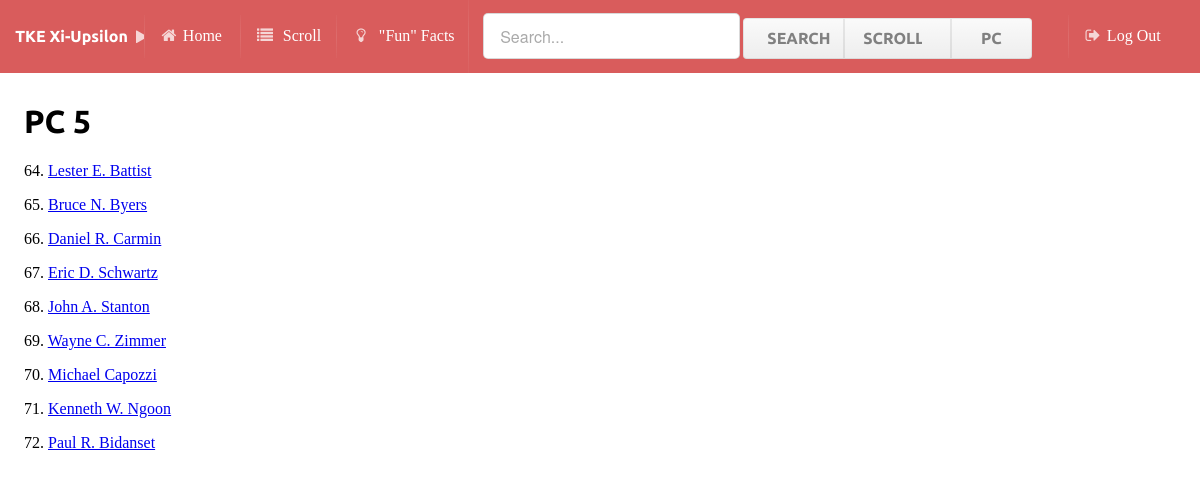
/PC/5/ (signed in), run on the app's committed database.
### brothers/models.py (models this page shows, shortened)
class Brother(models.Model):
	scroll = models.IntegerField()
	pc = models.IntegerField()
	fname = models.CharField(max_length=50)
	lname = models.CharField(max_length=50)
	name = models.CharField(max_length=50)
	nickname = models.CharField(max_length=50)
	big = models.CharField(max_length=50)
	bigS = models.IntegerField(max_length=50)

### brothers/views.py (the view)
# urls.py: url(r'^PC/(?P<pc>\d+)/$', views.PC),
@login_required(login_url="brothers.views.login")
def PC(request,pc):
    return render(request, 'brothers/PC.html',{'brothers':Brother.objects.filter(pc=pc),'pc':pc})

### brothers/templates/brothers/PC.html (shortened to what this page needs)
{%extends 'layout.html'%}
{%block content%}
<h1>PC {{pc}}</h1>
{%for b in brothers%}
<p>{{b.scroll}}. <a href="{% url 'detail' b.scroll%}">{{b.name}}</a></p>
{%endfor%}
{%endblock%}

### data on the page
Brother: scroll "64", name "Lester E. Battist"
Brother: scroll "65", name "Bruce N. Byers"
Brother: scroll "66", name "Daniel R. Carmin"
Brother: scroll "67", name "Eric D. Schwartz"
Brother: scroll "68", name "John A. Stanton"
Brother: scroll "69", name "Wayne C. Zimmer"
Brother: scroll "70", name "Michael Capozzi"
Brother: scroll "71", name "Kenneth W. Ngoon"
Brother: scroll "72", name "Paul R. Bidanset"

### other printed values
{{ pc }} "5"
